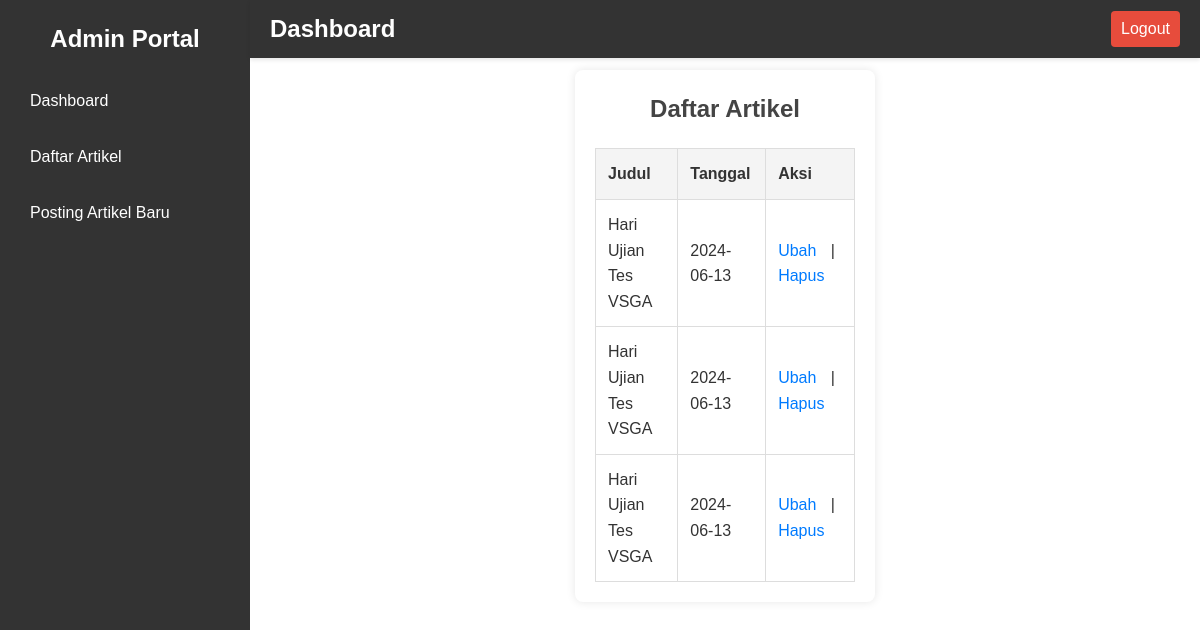
Screenshot of /admin/index.php?page=daftar_artikel (signed in) with the database file from the repository.
### tables this page shows
CREATE TABLE `artikel` (
  `id` int(11) NOT NULL,
  `judul` varchar(255) NOT NULL,
  `konten` text NOT NULL,
  `tanggal` date NOT NULL,
  `gambar` varchar(255) DEFAULT NULL
);

### admin/daftar_artikel.php (the view, shortened to what this page needs)
<?php
include '../koneksi.php';
$sql = "SELECT * FROM artikel ORDER BY tanggal DESC";
$result = $conn->query($sql);
?>
    <div class="admin-container">
        <h2>Daftar Artikel</h2>
        <table>
            <thead>
                <tr>
                    <th>Judul</th>
                    <th>Tanggal</th>
                    <th>Aksi</th>
                </tr>
            </thead>
            <tbody>
                <?php
                if ($result->num_rows > 0) {
                    while ($row = $result->fetch_assoc()) {
                        echo "<tr>";
                        echo "<td>" . $row['judul'] . "</td>";
                        echo "<td>" . $row['tanggal'] . "</td>";
                        echo "<td>";
                        echo "<a href='edit_artikel.php?id=" . $row['id'] . "'>Ubah</a> | ";
                        echo "<a href='hapus_artikel.php?id=" . $row['id'] . "' onclick=\"return confirm('Apakah Anda yakin ingin menghapus artikel ini?')\">Hapus</a>";
                        echo "</td>";
                        echo "</tr>";
                    }
                } else {
                    echo "<tr><td colspan='3'>Tidak ada artikel yang ditemukan.</td></tr>";
                }
                ?>
            </tbody>
        </table>
    </div>

### admin/css/style.css (style rules this page uses)
* { margin: 0; padding: 0; box-sizing: border-box; font-family: Arial, sans-serif; }
body { background-color: #f4f4f4; color: #333; font-size: 16px; line-height: 1.6; }
.login-container, .admin-container, .artikel-container { background-color: #fff; padding: 20px; border-radius: 5px; box-shadow: 0 0 10px rgba(0, 0, 0, 0.1); width: 300px; margin: 50px auto; text-align: center; }
.admin-container { max-width: 800px; margin: 50px auto; padding: 20px; background-color: #fff; box-shadow: 0 0 10px rgba(0, 0, 0, 0.1); border-radius: 8px; }
.admin-container h2 { margin-bottom: 20px; font-size: 24px; color: #444; text-align: center; }
table { width: 100%; border-collapse: collapse; margin-top: 20px; }
table, th, td { border: 1px solid #ddd; }
th, td { padding: 12px; text-align: left; }
th { background-color: #f4f4f4; }
td a { color: #007bff; text-decoration: none; margin-right: 10px; }

### rows the page displays
artikel: judul "Hari Ujian Tes VSGA", tanggal "2024-06-13"
artikel: judul "Hari Ujian Tes VSGA", tanggal "2024-06-13"
artikel: judul "Hari Ujian Tes VSGA", tanggal "2024-06-13"
